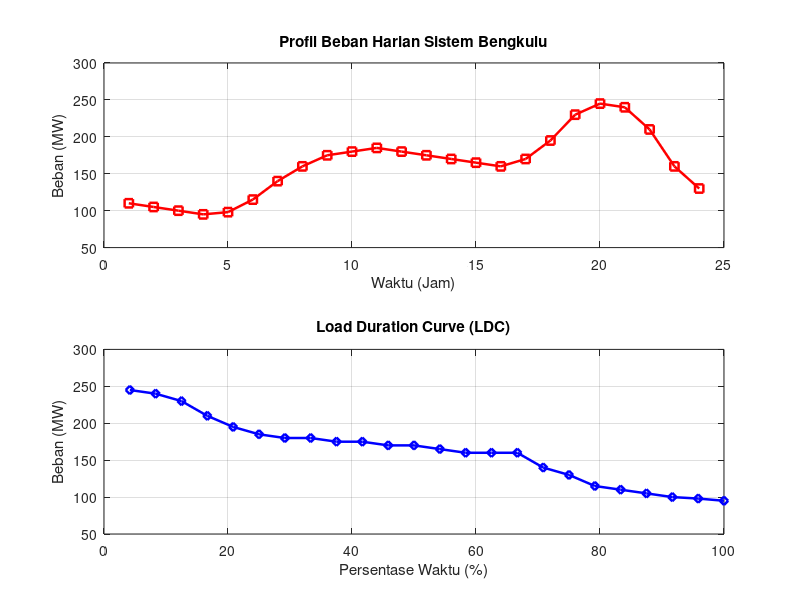

This figure's MATLAB source:
%% DSTL 2026 - MINGGU 06: KURVA DURASI BEBAN & ANALISIS PEMBANGKITAN
%% Program Studi S1 Teknik Elektro - Universitas Bengkulu
%% Dosen: Ir. Novalio Daratha, S.T., M.Sc., Ph.D.

clear; clc; close all;

fprintf('=== ANALISIS KURVA DURASI BEBAN (LDC) SISTEM BENGKULU ===\n');
% Data Beban 24 Jam
jam = 1:24;
beban_MW = [110, 105, 100, 95, 98, 115, 140, 160, 175, 180, 185, 180, ...
            175, 170, 165, 160, 170, 195, 230, 245, 240, 210, 160, 130];

% Sorting beban untuk LDC
ldc_beban = sort(beban_MW, 'descend');
durasi_persen = (1:24) / 24 * 100;

% Energi Harian dan Capacity Factor
energi_harian_MWh = sum(beban_MW);
P_peak = max(beban_MW);
P_base = min(beban_MW);
P_terpasang = 2 * 100; % PLTU Teluk Sepang 200 MW

LF = (energi_harian_MWh / (P_peak * 24)) * 100;
CF = (energi_harian_MWh / (P_terpasang * 24)) * 100;

fprintf('Beban Puncak (Peak) : %.2f MW\n', P_peak);
fprintf('Beban Dasar (Base)  : %.2f MW\n', P_base);
fprintf('Load Factor (LF)    : %.2f%%\n', LF);
fprintf('Capacity Factor (CF): %.2f%%\n', CF);

figure('Name', 'Kurva LDC', 'NumberTitle', 'off');
subplot(2,1,1);
plot(jam, beban_MW, 'r-s', 'LineWidth', 1.8); grid on;
xlabel('Waktu (Jam)'); ylabel('Beban (MW)'); title('Profil Beban Harian Sistem Bengkulu');

subplot(2,1,2);
plot(durasi_persen, ldc_beban, 'b-d', 'LineWidth', 1.8); grid on;
xlabel('Persentase Waktu (%)'); ylabel('Beban (MW)'); title('Load Duration Curve (LDC)');
